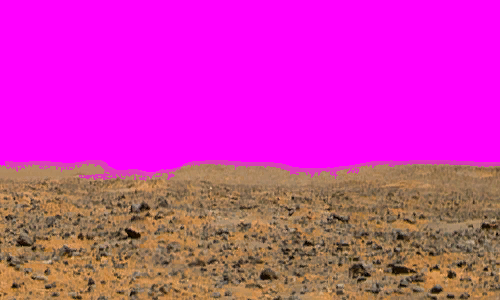
#> input picture tools/mars/mars1_bl.png, 500 x 300 px, found by its file name; its folder holds only this picture in this run
$ python build_strip.py
#> lines starting #> are read from the running program, lines starting #| are printed output that depends on the picture; after the words box and inside, x2 and y2 are one past the last pixel; in counts of white or black regions, pixels touching at a corner belong together
### tools/mars/stitch_lib.py
#!/usr/bin/env python
# Experimental stitcher for the upscaled mars quarters (magenta-backed).
# Pipeline per tile: recolor->original (done upstream) -> soft sky/alpha (fringe-aware)
# -> terrain-fill the sky -> SHEAR the right half (seam edge down `step`, far edge 0)
# -> Laplacian (multiband) blend across the abutment -> recomposite clean magenta.
import numpy as np
from PIL import Image

MAG = np.array([255, 0, 255], np.float32)
try:
    import cv2
    HAVE_CV2 = True
except Exception:
    HAVE_CV2 = False


def load(p):
#> called with p = 'hr/mars1_bl.png'
    return np.asarray(Image.open(p).convert("RGB")).astype(np.float32)
#> in terr, `R, G, B = (a[..., 0], a[..., 1], a[..., 2])`:
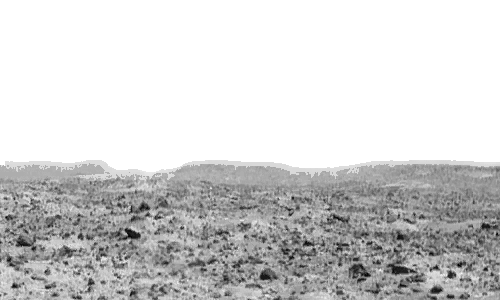
#> R: shape (300, 500) float32; min 0, max 255, mean 208.4
#> in terr, `R, G, B = (a[..., 0], a[..., 1], a[..., 2])`:
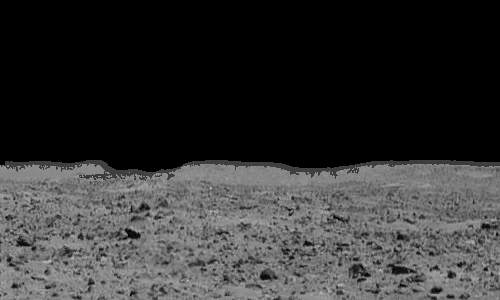
#> G: shape (300, 500) float32; min 0, max 199, mean 51.9
#> in terr, `R, G, B = (a[..., 0], a[..., 1], a[..., 2])`:
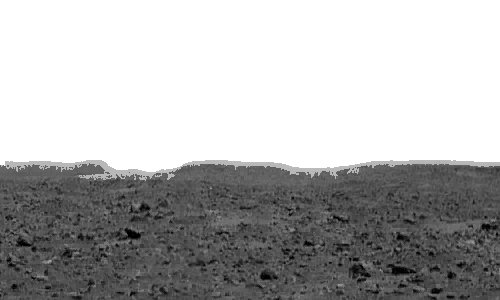
#> B: shape (300, 500) float32; min 0, max 255, mean 176.6
#> in terr, `return ~((R > 175) & (G < 95) & (B > 175))`:
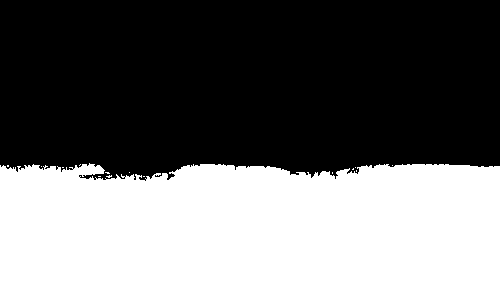
#> returned value: shape (300, 500) bool; 43.8% white; 15 white regions (14 under 20 px), largest, box (x1, y1, x2, y2) and area: (0, 163, 500, 300) 65686
#> the loop in recolor, `for c in range(3):` made 3 passes
#> (hm, hs, om, os) on passes 1 to 3: (150.1, 35.52, 150.1, 35.52), (115.9, 25.31, 115.9, 25.31), (78.96, 18.76, 78.96, 18.76)
#> in recolor, `out[~ht] = [255, 0, 255]`:
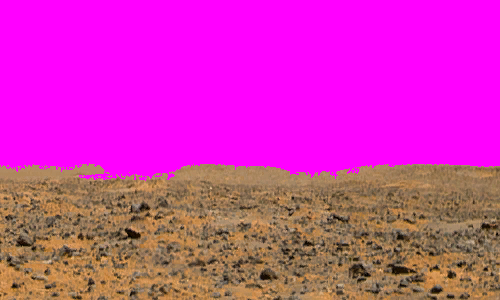
#> out: shape (300, 500, 3) float32; mean R, G, B 209.1, 50.8, 178


def sky_score(rgb):
    """1 = magenta/cyan backdrop (incl. anti-alias fringe), 0 = terrain.
    Backdrop has high B AND low min(R,G); white rocks (high min(R,G)) are spared."""
    R, G, B = rgb[..., 0], rgb[..., 1], rgb[..., 2]
    sb = np.clip((B - 120) / 70.0, 0, 1)              # high blue
    sm = np.clip((70.0 - np.minimum(R, G)) / 35.0, 0, 1)  # low min(R,G) => magenta/cyan, not white
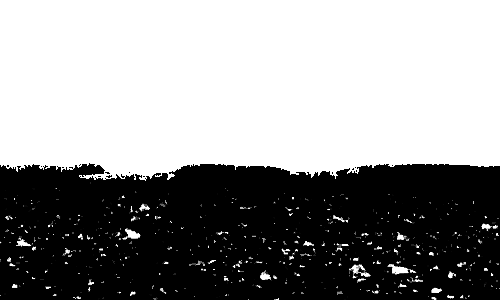
#> sm: shape (300, 500) float32; min 0, max 1, mean 0.576
    return sb * sm


def alpha_from(rgb):
    return 1.0 - sky_score(rgb)                        # 1 terrain, 0 sky (soft edge)


def horizon(alpha, thr=0.5):
    H, W = alpha.shape
    return np.array([np.argmax(alpha[:, x] > thr) if (alpha[:, x] > thr).any() else H - 1
                     for x in range(W)])


def terrain_fill(rgb, alpha):
    """Replace the sky region's RGB with the terrain colour at the horizon, extended
    upward, so a pyramid blend never pulls magenta into the terrain."""
    H, W = alpha.shape
#> H = 300; W = 500
    hz = horizon(alpha)
#> hz = 500 values, max 180 at index 142, min 163 at index 89, mean 168
    out = rgb.copy()
    for x in range(W):
        out[:hz[x], x] = rgb[hz[x], x]
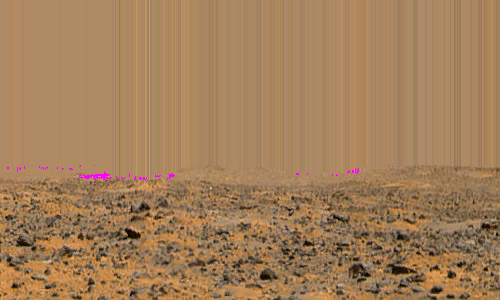
#> out: shape (300, 500, 3) float32; mean R, G, B 162.5, 126.9, 89.6
    return out


# [58 lines left out: functions shear_v, _pyr_blend_cv2, _pyr_blend_np, not called in this run]


def pyr_blend(A, B, mask, levels=6):
    return _pyr_blend_cv2(A, B, mask, levels) if HAVE_CV2 else _pyr_blend_np(A, B, mask, levels)


# [36 lines left out: functions smoothmask, stitch_two, not called in this run]


# [5 lines that do not run on import are left out]

### tools/mars/build_strip.py
#!/usr/bin/env python
# Ring-stitch the 12 upscaled Mars quarters into ONE seamless, looping ground strip
# (no mirrorX). See STITCH_ALGORITHM.md. Outputs the magenta-backed strip + checks.
import numpy as np
from PIL import Image
from stitch_lib import load, alpha_from, terrain_fill, horizon, MAG

HR='hr'; OVL=100; D_LOW,D_HIGH,FMAX_FRAC=6.0,35.0,1.0; HSMOOTH=1500
order=[(n,h) for n in range(1,7) for h in ('bl','br')]      # Q0..Q11

def recolor(hr,orig):
    def terr(a):
        R,G,B=a[...,0],a[...,1],a[...,2]; return ~((R>175)&(G<95)&(B>175))
    ht,ot=terr(hr),terr(orig); out=hr.copy()
    for c in range(3):
        hm,hs=hr[ht][:,c].mean(),hr[ht][:,c].std()+1e-6
        om,os=orig[ot][:,c].mean(),orig[ot][:,c].std()+1e-6
        out[...,c]=(hr[...,c]-hm)*(os/hs)+om
    out=np.clip(out,0,255); out[~ht]=[255,0,255]              # restore pure magenta (else alpha detect breaks)
    return out
def smoothc(x,k):
    k=int(k)|1; ker=np.ones(k)/k; xp=np.concatenate([x[-(k//2):],x,x[:k//2]]); return np.convolve(xp,ker,'valid')
def smv(x,k):
    k=int(k)|1; return x if k<3 else np.convolve(np.pad(x,k//2,'edge'),np.ones(k)/k,'valid')
def color_diff(A,B):
    dR=A[...,0]-B[...,0]; dG=A[...,1]-B[...,1]; dB=A[...,2]-B[...,2]; return np.sqrt(2*dR**2+4*dG**2+3*dB**2)
def warp_cols(img, shifts):                                  # per-column vertical shift (sub-px)
    Hh,Ww=img.shape[:2]; yy=np.arange(Hh); out=np.empty_like(img)
    for x in range(Ww):
        src=yy-shifts[x]; s0=np.floor(src).astype(int); fr=src-s0
        s0c=np.clip(s0,0,Hh-1); s1c=np.clip(s0+1,0,Hh-1)
        out[:,x]=img[s0c,x]*(1-fr)[:,None]+img[s1c,x]*fr[:,None] if img.ndim==3 else img[s0c,x]*(1-fr)+img[s1c,x]*fr
    return out

# ---- load + prep ----
Q=[]
for n,h in order:
    hr=load(f'{HR}/mars{n}_{h}.png')                          # all 1619x971; mars6 kept as-is (squished, by choice)
    orig=load(f'mars{n}_{h}.png')
    hr=recolor(hr,orig)
    a=alpha_from(hr); tf=terrain_fill(hr,a)
    Q.append({'tf':tf,'a':a,'w':hr.shape[1],'hz':horizon(a).astype(np.float32)})
#> (the run stopped early here; a loop or call above may not have finished)
